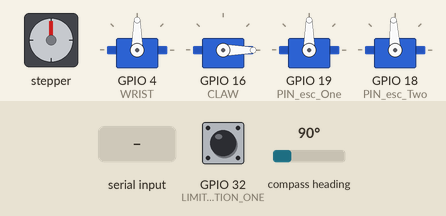
Bench run of a program on a simulated ESP32. Parts: stepper motor, 4 × servo. Wiring (inferred from the names in the program): AS5600 angle sensor at I2C address 0x36; stepper motor driver (1600 steps per turn assumed): step GPIO 14; direction GPIO 27. The inputs (shaded band) are chosen by the test bench; at power-on: GPIO 32 (LIMIT_SWITCH_CALIBRATION_ONE) HIGH, compass heading 90°. What the program prints to the serial monitor is not drawn.

Above: at 4.2 s.
4.3 s: GPIO 32 (LIMIT_SWITCH_CALIBRATION_ONE) pulled LOW for 0.15 s
At 4.9 s:
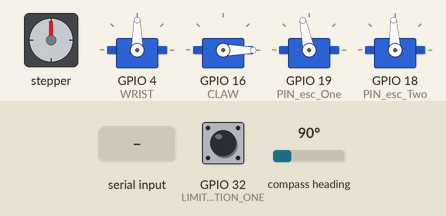
5.9 s: "test 1\n" received over Serial
At 6.9 s:
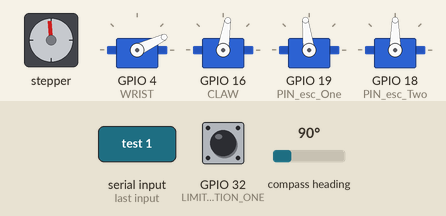
8.9 s: "reset\n" received over Serial
At 10.7 s:
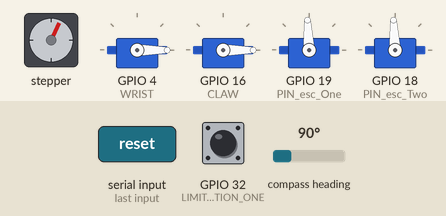
11.9 s: "90 45 200\n" received over Serial
At 12.9 s:
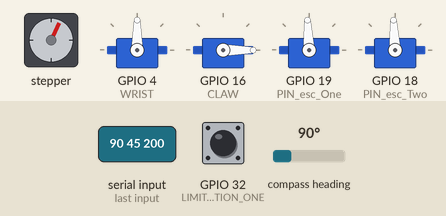
13.7 s: "base\n" received over Serial
At 14.9 s:
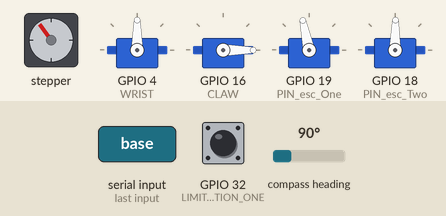
16.7 s: "testall\n" received over Serial
At 19.7 s:
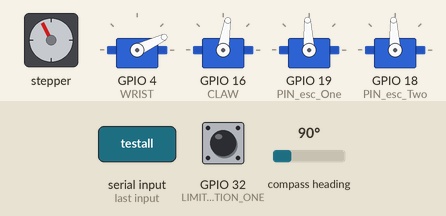
Timing chart, 0 to 26.7 s (numbered marks = the images above; inputs shaded):
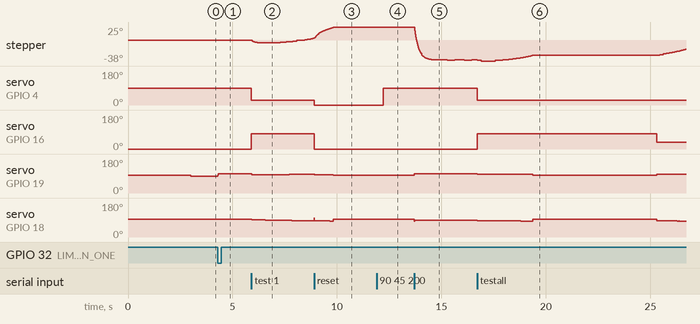

Measured:
- after the input at 4.3 s, servo on GPIO 19 (PIN_esc_One): 90° → 102° at once
- after the input at 8.9 s, servo on GPIO 4 (WRIST): 25° → 0° at once; servo on GPIO 16 (CLAW): 81° → 0° at once; servo on GPIO 19 (PIN_esc_One): 98° → 96° at once, → 97° 0.50 s later, → 93° 0.42 s later
- after the input at 11.9 s, servo on GPIO 4 (WRIST): 0° → 90° after 0.30 s
- after the input at 13.7 s, stepper: turns 61° counter-clockwise in 0.78 s, then 1° counter-clockwise in 0.00 s, then 1° clockwise in 0.00 s, then 1° counter-clockwise in 0.00 s, and so on; servo on GPIO 19 (PIN_esc_One): 93° → 102° at once; servo on GPIO 18 (PIN_esc_Two): 93° → 90° at once, → 89° 0.71 s later, → 88° 0.70 s later
- after the input at 16.7 s, servo on GPIO 4 (WRIST): 90° → 25° at once; servo on GPIO 16 (CLAW): 0° → 81° at once, → 36° 8.6 s later

The program:

main.cpp
```cpp
#include <Arduino.h>
#include <Wire.h>
#include <ESP32Servo.h>
#include <tuple>
#include "pid.h"
#include "encoder.h"
#include "inverse_kinematics.h"
#include "safety.h"
#include "trajectory.h"
#include <deque>
Servo escOne, escTwo;


AS5600Enc enc_link1;
AS5600Enc enc_link2;
static uint32_t last_us_loop = 0;

PIDState pid1{0,0};
PIDState pid2{0,0};
static float wrist_cmd_deg = 90.0f;
static float grip_cmd_pct  = 0.0f;
static constexpr float VMAX = 0.07f;
static constexpr float AMAX = 0.022f;
static float base_err_deg = 0.0f;
float curr_base_angle = 0.0f;
bool danger_on = false;
float zero1 = 0.0f, zero2 = 0.0f;
struct Waypoint {
  Vec3 p;
  float aoa;
  float grip;
  float vmax, amax, rb;
};
static inline float dist3(const Vec3& a, const Vec3& b){
  const float dx=a.x-b.x, dy=a.y-b.y, dz=a.z-b.z;
  return sqrtf(dx*dx+dy*dy+dz*dz);
}

static void merge_and_thin_queue(std::deque<Waypoint>& q,float min_dist ,float max_aoa_d  = 5.0f,float max_grip_d = 5.0f)
{
  if (q.size() < 2) return;

  std::deque<Waypoint> out;
  out.push_back(q.front());

  for (size_t i=1; i<q.size(); ++i) {
    Waypoint& last = out.back();
    const Waypoint& cur = q[i];

    bool very_close   = dist3(last.p, cur.p) < min_dist;
    bool aoa_close    = fabsf(last.aoa  - cur.aoa)  <= max_aoa_d;
    bool grip_close   = fabsf(last.grip - cur.grip) <= max_grip_d;

    if (very_close && aoa_close && grip_close) {

      last.p.x = 0.5f*(last.p.x + cur.p.x);
      last.p.y = 0.5f*(last.p.y + cur.p.y);
      last.p.z = 0.5f*(last.p.z + cur.p.z);
      last.aoa  = 0.5f*(last.aoa  + cur.aoa);
      last.grip = 0.5f*(last.grip + cur.grip);
      last.vmax = fminf(last.vmax, cur.vmax);
      last.amax = fminf(last.amax, cur.amax);
      last.rb   = fmaxf(last.rb,   cur.rb);
    } else {

      out.push_back(cur);
    }
  }

  q.swap(out);
}

#define LIMIT_SWITCH_CALIBRATION_ONE 32 //link 1
#define LIMIT_SWITCH_CALIBRATION_TWO 33 //link 2

static Vec3 goalP(0.1,0.1,0.1);


static float STEPS_PER_REV = 1600.0f;
float x=0, y=0, z=0, angle = 0, gripper_angle = 0;
bool calibration_executed_one = false;
bool calibration_executed_two = false;
static bool start_traj_request = false;
static bool  test_all_mode = false;
static int   test_idx_seq  = -1;
static std::deque<Waypoint> q;
static float v0_curr  = 0.0f;
static float v_end_curr = 0.0f;

struct Sample {
  float t;
  Vec3  p;
  float aoa;
  float grip;
};

static std::deque<Sample> g_buf;     // buffer
static bool  g_playing    = false;
static float g_play_t     = 0.0f;

static constexpr float PLAN_DT          = 0.005f;
static constexpr int   MIN_START_SAMPLES= 60;
static constexpr int   LOW_WATER        = 60;
float target_deg_link_1, target_deg_link_2, target_deg_base = 0.0f;
static inline float degToSteps(float deg){ return deg * (STEPS_PER_REV / 360.0f); }
static const float BASE_MAX_STEPS_PER_SEC = 2000.0f;
static const float BASE_KP_STEPS          = 5.0f;
static void startNextIfIdle(const Vec3& currP){
  if (!traj_active() && !q.empty()){
    const auto& w0 = q.front();
    float v_through = 0.0f;
    if (q.size() >= 2){
      const auto& w1 = q[1];
      float vblend = sqrtf(w0.amax * w0.rb);
      v_through = fminf(fminf(w0.vmax, w1.vmax), vblend);
    }

    traj_start_with_v(currP, w0.p, w0.vmax, w0.amax, v0_curr, v_through);
    v_end_curr = v_through;
  }
}

struct TestCase {
  float x, y, z, angle_deg, gripper_percentage;
};

static const TestCase kTests[5] = {

  {0.20f, 0.22f, -0.1f, 25.0f, 90.0f},
  {0.20f, 0.22f, -0.1f, 25.0f, 40.0f},  // test1

  {0.1f, 0.22f, 0.2f, 25.0f, 35.0f},
  {0.10f, 0.05f, 0.0f, 35.0f, 35.0f},
  {0.10f, 0.05f, 0.0f, 35.0f, 90.0f},
};

//90 is closed
// 0 is open


static inline void apply_wrist_grip(float aoa_deg, float grip_pct){
  if (fabsf(aoa_deg - wrist_cmd_deg) > 0.1f) {
    set_wrist(aoa_deg);
    wrist_cmd_deg = aoa_deg;
  }
  if (fabsf(grip_pct - grip_cmd_pct) > 0.1f) {
    gripper_control(grip_pct);
    grip_cmd_pct = grip_pct;
  }
}
static void runTestCase(int idx) {
  if (idx < 0 || idx >= 5) { Serial.println("Invalid test index"); return; }
  const auto& t = kTests[idx];

  Serial.print("[TEST] x=");
  Serial.print(t.x);
  Serial.print(" y=");
  Serial.print(t.y);
  Serial.print(" z=");
  Serial.print(t.z);
  Serial.print(" angle=");
  Serial.println(t.angle_deg);

  if (!reachable(t.x, t.y, t.z)) {
    Serial.println("Test target out of reach!");
    return;
  }


  q.push_back(Waypoint{
    Vec3(t.x, t.y, t.z),
    t.angle_deg,
    t.gripper_percentage,
    VMAX, AMAX,
    0.06f
  });
  merge_and_thin_queue(q, 0.04f,4.0f, 5.0f);

  if (!g_playing && q.size() == 1) {
    apply_wrist_grip(q.front().aoa, q.front().grip);
  }
}
static inline void escOneWriteNorm(float x) {
  x = constrain(x, -0.2f, 0.2f);
  int us = (int)(1500.0f + 500.0f * x);
  escOne.writeMicroseconds(us);

}

static inline float wrap360(float a) {
  while (a >= 360.0f) a -= 360.0f;
  while (a <    0.0f) a += 360.0f;
  return a;
}
inline void stepPulseActiveHigh(uint32_t us_high = 500, uint32_t us_low = 500) {
  digitalWrite(PUL_PIN, HIGH);
  delayMicroseconds(us_high);
  digitalWrite(PUL_PIN, LOW);
  delayMicroseconds(us_low);
}
void base_update_nonblocking(float target_angle_deg, float dt) { //basically we do the same as in trajectory planning
  float err = target_angle_deg - curr_base_angle;
  while (err > 180.0f)  err -= 360.0f;
  while (err < -180.0f) err += 360.0f;

  float cmd_steps_per_s = BASE_KP_STEPS * degToSteps(err);
  if (cmd_steps_per_s >  BASE_MAX_STEPS_PER_SEC) cmd_steps_per_s =  BASE_MAX_STEPS_PER_SEC;
  if (cmd_steps_per_s < -BASE_MAX_STEPS_PER_SEC) cmd_steps_per_s = -BASE_MAX_STEPS_PER_SEC;

  static float step_accum = 0.0f;
  step_accum += cmd_steps_per_s * dt;
  int steps_to_emit = (int)step_accum;
  step_accum -= steps_to_emit;
  if (steps_to_emit == 0) return;

  if (steps_to_emit < 0) {
    digitalWrite(DIR_PIN, LOW);
    steps_to_emit = -steps_to_emit;
  }else{
    digitalWrite(DIR_PIN, HIGH);
  }

  const int MAX_PULSES_PER_LOOP = 50;
  if (steps_to_emit > MAX_PULSES_PER_LOOP) steps_to_emit = MAX_PULSES_PER_LOOP;

  for (int i = 0; i < steps_to_emit; ++i) {
    digitalWrite(PUL_PIN, HIGH);
    delayMicroseconds(3);
    digitalWrite(PUL_PIN, LOW);
    delayMicroseconds(3);
  }

  float deg_per_step = 360.0f / STEPS_PER_REV;
  curr_base_angle = wrap360(curr_base_angle + (digitalRead(DIR_PIN)==HIGH ? +1 : -1) * steps_to_emit * deg_per_step);
}

static inline void escTwoWriteNorm(float x) {
  x = constrain(x, -0.2f, 0.2f);
  int us = (int)(1500.0f + 500.0f * x);
  escTwo.writeMicroseconds(us);

}
static void planner_tick(const Vec3& currP) {
  startNextIfIdle(currP);

  while (g_buf.size() < LOW_WATER && traj_active()) {
    Vec3 p;
    bool seg_done = traj_step(PLAN_DT, p);

    float aoa  = (!q.empty() ? q.front().aoa  : angle);
    float grip = (!q.empty() ? q.front().grip : gripper_angle);

    float tstamp = g_buf.empty() ? PLAN_DT : (g_buf.back().t + PLAN_DT);
    g_buf.push_back(Sample{ tstamp, p, aoa, grip });

    if (seg_done) {
      if (!q.empty()) q.pop_front();
      v0_curr = v_end_curr;
      if (q.empty()) v0_curr = 0.0f;
      startNextIfIdle(p);

      break;
    }
  }
}
static void playback_tick(float dt) {
  if (!g_playing) {
    if ((int)g_buf.size() >= MIN_START_SAMPLES) {
      g_playing = true;
      g_play_t  = 0.0f;
    } else {
      return;
    }
  }

  g_play_t += dt;

  while (!g_buf.empty() && g_buf.front().t <= g_play_t) {
    const Sample& s = g_buf.front();

    auto angs = angles(s.p.x, s.p.y, s.p.z, s.aoa);
    target_deg_base   = std::get<0>(angs);
    target_deg_link_1 = std::get<1>(angs);
    target_deg_link_2 = std::get<2>(angs);


  apply_wrist_grip(s.aoa, s.grip);

    g_buf.pop_front();
  }

  if (g_buf.empty() && !traj_active() && q.empty()) {
    g_playing = false;
  }
}


inline void calibration_link_one(float &curr_deg, float &target){
  Serial.println("EXECUTING CALIBRATION ONE");
  if (digitalRead(LIMIT_SWITCH_CALIBRATION_ONE) == LOW) {
    escOneWriteNorm(0.0f);
    zero1  = curr_deg-7.0f;
    target = 90.0f;

    calibration_executed_one = true;
    Serial.println("[CAL_LINK_ONE] done: zero1 set, target=90");
  } else {
    escOneWriteNorm(-0.05f);
  }
}

inline void calibration_link_two(float &curr_deg, float &target){
  Serial.println("EXECUTING CALIBRATION TWO");
  if (digitalRead(LIMIT_SWITCH_CALIBRATION_TWO) == LOW) {
    escTwoWriteNorm(0.0f);
    zero2  = curr_deg+50;
    target = 90.0f;
    calibration_executed_two = true;

    Serial.println("[CAL_LINK_TWO] done: zero2 set, target=90");
  } else {
    escTwoWriteNorm(-0.05f);
  }
}


void setup() {
  Serial.begin(115200);


  Wire.end();
  Wire1.end();
  delay(5);


  Wire.begin(PIN_SDA_One, PIN_SCL_One, 100000);
  Wire1.begin(PIN_SDA_Two, PIN_SCL_Two, 100000);
  Wire.setTimeOut(50);
  Wire1.setTimeOut(50);

  enc_begin(enc_link1, Wire,  PIN_SDA_One, PIN_SCL_One, 100000, 0x36, 38.0f, false);
  enc_begin(enc_link2, Wire1, PIN_SDA_Two, PIN_SCL_Two, 100000, 0x36, -38.0f, false);
  pinMode(LIMIT_SWITCH_CALIBRATION_ONE, INPUT_PULLUP);
  pinMode(LIMIT_SWITCH_CALIBRATION_TWO, INPUT_PULLUP);

  pinMode(PUL_PIN, OUTPUT);
  pinMode(DIR_PIN, OUTPUT);

  digitalWrite(PUL_PIN, LOW);
  digitalWrite(DIR_PIN, LOW);
  if (!enc_seed(enc_link1)) Serial.println("enc_link1 seed failed");
  if (!enc_seed(enc_link2)) Serial.println("enc_link2 seed failed");
  wrist.attach(WRIST);
  wrist.write(90);
  claw.attach(CLAW);
  claw.write(0);
  escOne.attach(PIN_esc_One);
  escOne.writeMicroseconds(1500);
  escTwo.attach(PIN_esc_Two);
  escTwo.writeMicroseconds(1500);
  delay(3000);

  PID_reset_state(pid1);
  PID_reset_state(pid2);
}


void loop() {
  uint32_t now = micros();
  if (last_us_loop == 0) last_us_loop = now;
  float dt = (float)((uint32_t)(now - last_us_loop)) * 1e-6f;
  if (dt <= 0.0f) dt = 1e-4f;
  if (dt > 0.05f) dt = 0.05f;
  last_us_loop = now;

  if (Serial.available()) {
    String input = Serial.readStringUntil('\n');
    input.trim();

    if (input.equalsIgnoreCase("reset")) {
      target_deg_link_1 = 90.0f;
      target_deg_link_2 = 90.0f;
      target_deg_base = 0.0f;
      PID_reset_state(pid1);
      PID_reset_state(pid2);

      q.clear();
      g_buf.clear();
      g_playing = false;
      g_play_t = 0.0f;
      return;
    }
    if (input.equalsIgnoreCase("base")) {
      target_deg_link_1 = 120.0f;
      target_deg_link_2 = -30.0f;
      target_deg_base = -37.0f;
      PID_reset_state(pid1);
      PID_reset_state(pid2);

      q.clear();
      g_buf.clear();
      g_playing = false;
      g_play_t = 0.0f;
      return;
    }
    if (input.equalsIgnoreCase("testall")) {
      q.clear(); g_buf.clear(); g_playing=false; g_play_t=0.0f;
      for (int i=0; i<4; ++i) runTestCase(i);
      merge_and_thin_queue(q, 0.04f, 4.0f, 5.0f);
      return;
    }


    if (input.startsWith("test")) {

      int idx = -1;
      if (input.length() == 4) {
        idx = 0;
      } else {

        String tail = input.substring(4);
        tail.trim();
        if (tail.length() == 1 && isDigit(tail[0])) {
          idx = (tail[0] - '1');
        }
      }
      if (idx >= 0 && idx < 5) {
        runTestCase(idx);
      } else {
        Serial.println("Usage: test | test1 | test2 | test3 | test4");
      }
      return;
    }


    int s1 = input.indexOf(' ');
    int s2 = input.indexOf(' ', s1 + 1);
    int s3 = input.indexOf(' ', s2 + 1);

    if (s1 > 0 && s2 > s1) {
      x = input.substring(0, s1).toFloat();
      y = input.substring(s1 + 1, s2).toFloat();
      z = input.substring(s2 + 1, s3).toFloat();
      angle = input.substring(s3 + 1).toFloat();

      Serial.print("You entered: ");
      Serial.print(x); Serial.print(", ");
      Serial.print(y); Serial.print(", ");
      Serial.print(z); Serial.print(", ");
      Serial.print("Angle: "); Serial.println(angle);
      if (reachable(x, y, z)) {
        q.push_back(Waypoint{
          Vec3(x, y, z),
          angle,
          gripper_angle,
          VMAX, AMAX,
          0.06f
        });
        merge_and_thin_queue(q,0.04f, 4.0f, 5.0f);  /////////////////////////////////////min distance was increased from 0.012
        if (!g_playing && q.size() == 1) {
          apply_wrist_grip(q.front().aoa, q.front().grip);
        }

        Serial.println("[TRAJ] goal accepted; starting trajectory...");
      } else {
        Serial.println("Too far!");
      }
    } else if (input.length()) {
      Serial.println("Enter: x y z   (or 'home', 'reset')");
    }
  }

  bool ok1 = enc_read(enc_link1);
  bool ok2 = enc_read(enc_link2);

  static float deg_now_link1 = 0.0f;
  static float deg_now_link2 = 0.0f;

  if (ok1) deg_now_link1 = enc_output_deg(enc_link1) ;
  if (ok2) deg_now_link2 = enc_output_deg(enc_link2) ;

  float meas1 = deg_now_link1 - zero1;
  float meas2 = deg_now_link2 - zero2;

  auto curr_location = forward_kinematics(meas1, meas2, curr_base_angle, angle);
  float x_curr = std::get<0>(curr_location);
  float y_curr = std::get<1>(curr_location);
  float z_curr = std::get<2>(curr_location);
  Vec3 currP(x_curr, y_curr, z_curr);

  planner_tick(currP);
  playback_tick(dt);


  if (!calibration_executed_one) {
    calibration_link_one(deg_now_link1, target_deg_link_1);


    return;
  }
  if((meas1>80.0f && meas1 < 100.0f)&&(calibration_executed_one && !calibration_executed_two)){


    escOneWriteNorm(0.0f);

    calibration_link_two(deg_now_link2, target_deg_link_2);
    return;


  }
  if (!danger_on && calibration_executed_one && calibration_executed_two) {
    if (digitalRead(LIMIT_SWITCH_CALIBRATION_ONE) == HIGH &&
        digitalRead(LIMIT_SWITCH_CALIBRATION_TWO) == HIGH) {
      danger_on = true;
      Serial.println("[SAFETY] armed");
    }
  }


  float u_norm_1 = PID_step_position_state(target_deg_link_1, meas1,dt, pid1);
  float u_norm_2 = PID_step_position_state(target_deg_link_2, meas2,dt, pid2);

  if (calibration_executed_one){
    if (danger(target_deg_link_1, target_deg_link_2)){
      escOneWriteNorm(0.0f);
      escTwoWriteNorm(0.0f);
      Serial.println("DANGER");
    }else{
      if(fabs(curr_base_angle - target_deg_base) > 0.1f) base_update_nonblocking(target_deg_base, dt);

      escOneWriteNorm(u_norm_1);
      escTwoWriteNorm(u_norm_2);

    }
  }

  if (calibration_executed_one&&calibration_executed_two && danger_on){
    if (danger(target_deg_link_1, target_deg_link_2)){
      escOneWriteNorm(0.0f);
      escTwoWriteNorm(0.0f);
      Serial.println("DANGER");
    }
  }


  static uint32_t lastPrint = 0;
  if (millis() - lastPrint >= PRINT_EVERY_MS) {
    lastPrint = millis();
    Serial.print(u_norm_1);         Serial.print("    ");
    Serial.print(u_norm_2);         Serial.print("    ");
    Serial.print(meas1);            Serial.print("    ");
    Serial.print(meas2);            Serial.print("    ");
    Serial.print(curr_base_angle);  Serial.print("    ");
    Serial.print("    t1 ");
    Serial.print(target_deg_link_1);Serial.print("  t2 ");
    Serial.print(target_deg_link_2);Serial.print("  t3 ");
    Serial.println(target_deg_base);


  }

  delay(2);
}
```

encoder.cpp
```cpp
#include "encoder.h"

static bool i2cReadReg(TwoWire& w, uint8_t addr, uint8_t reg, uint8_t& val, int retries = 3) {
  while (retries--) {
    w.beginTransmission((uint8_t)addr);
    w.write((uint8_t)reg);

    uint8_t err = w.endTransmission(true);
    if (err == 0) {
      uint8_t got = w.requestFrom((uint16_t)addr, (uint8_t)1, (bool)true);
      if (got == 1) { val = w.read(); return true; }
    }

    delay(2);
  }
  return false;
}

static bool readRawAngle12(AS5600Enc& e, uint16_t& raw) {
  uint8_t hi = 0, lo = 0;
  if (!i2cReadReg(*e.wire, e.addr, 0x0C, hi)) return false;
  if (!i2cReadReg(*e.wire, e.addr, 0x0D, lo)) return false;
  raw = (uint16_t)(((uint16_t)hi << 8) | lo) & 0x0FFF;
  return true;
}
void enc_begin(AS5600Enc& e, TwoWire& w, int sda, int scl,
               uint32_t clock_hz, uint8_t addr, float gear, bool do_begin) {
  e.wire     = &w;
  e.addr     = addr;
  e.gear     = gear;
  e.turns    = 0;
  e.last_raw = 0;
  e.seeded   = false;
  e.r1 = e.r2 = e.r3 = 0;

  if (do_begin) {
    w.begin(sda, scl, clock_hz);
  }
}

bool enc_seed(AS5600Enc& e) {
  uint16_t r;
  if (!readRawAngle12(e, r)) return false;
  e.last_raw = r;
  e.r1 = e.r2 = e.r3 = r;
  e.turns = 0;
  e.seeded = true;
  return true;
}

bool enc_read(AS5600Enc& e) {
  uint16_t r;
  if (!readRawAngle12(e, r)) return false;

  e.r1 = e.r2; e.r2 = e.r3; e.r3 = r;
  uint16_t a = e.r1, b = e.r2, c = e.r3;
  if (a > b) { auto t = a; a = b; b = t; }
  if (b > c) { auto t = b; b = c; c = t; }
  if (a > b) { auto t = a; a = b; b = t; }
  uint16_t rm = b;

  if (!e.seeded) { e.last_raw = rm; e.seeded = true; return true; }

  int d = (int)rm - (int)e.last_raw;

  if (d > 3000 || d < -3000) return false;

  if (d > 2048)  { e.turns--; d -= 4096; }
  if (d < -2048) { e.turns++; d += 4096; }

  if (d > 2048 || d < -2048) return false;

  e.last_raw = rm;
  return true;
}

float enc_motor_deg(const AS5600Enc& e) {
  return e.turns * 360.0f + rawToDeg(e.last_raw);
}

float enc_output_deg(const AS5600Enc& e) {
  return enc_motor_deg(e) / e.gear;
}
```

encoder.h
```cpp
#pragma once
#include <Arduino.h>
#include <Wire.h>


struct AS5600Enc {
  TwoWire* wire;
  uint8_t  addr;
  float    gear;

  int32_t  turns = 0;
  uint16_t last_raw = 0;
  bool     seeded  = false;

  uint16_t r1 = 0, r2 = 0, r3 = 0;
};


void enc_begin(AS5600Enc& e, TwoWire& w, int sda, int scl,
               uint32_t clock_hz = 100000, uint8_t addr = 0x36,
               float gear = 1.0f, bool do_begin = true);
bool enc_seed(AS5600Enc& e);
bool enc_read(AS5600Enc& e);

inline float rawToDeg(uint16_t raw) { return raw * (360.0f / 4096.0f); }
float enc_motor_deg(const AS5600Enc& e);
float enc_output_deg(const AS5600Enc& e);

static inline float angleErrDeg(float target, float meas) { return target - meas; }
```

inverse_kinematics.h
```cpp
#pragma once
#include <tuple>
#include <cmath>
#include <ESP32Servo.h>


extern Servo wrist;
extern Servo claw;
extern float link_1, link_2, wrist_link;

std::tuple<float, float, float> angles(float x, float y, float z, float angle_of_attack);
bool reachable (float x, float y, float z);
std::tuple<float, float, float>
forward_kinematics(float curr_link1, float curr_link2, float curr_base, float wrist_angle);

void set_wrist(float angle);
void gripper_control(float percentage);
```

Source omitted: inverse_kinematics.cpp (1887 bytes), pid.cpp (830 bytes), pid.h (842 bytes), safety.cpp (266 bytes), safety.h (116 bytes), trajectory.cpp (3009 bytes), trajectory.h (1193 bytes)
